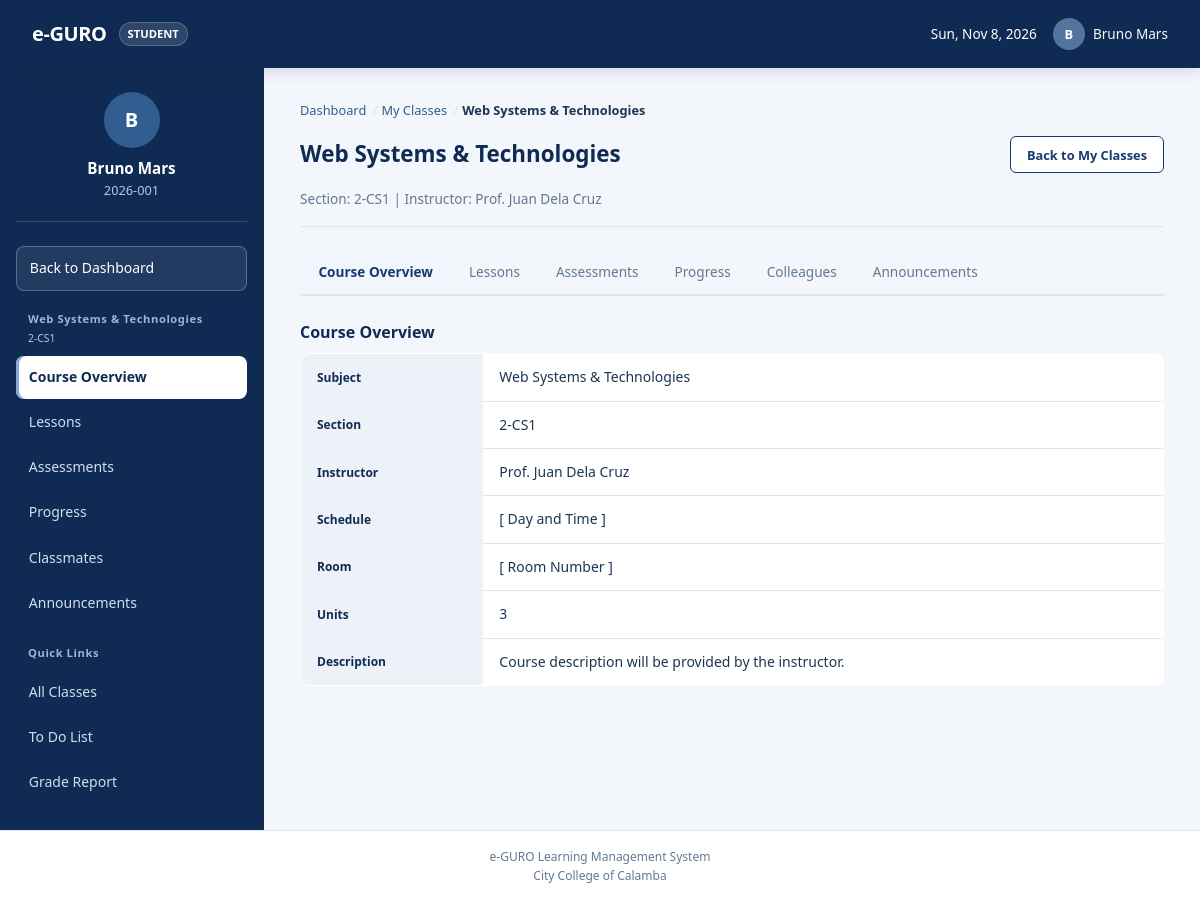
The page /student/class-details.php?id=1 (signed in) on the database its author committed.
### tables this page shows
CREATE TABLE IF NOT EXISTS `classes` (
    `id` INT AUTO_INCREMENT PRIMARY KEY,
    `code` VARCHAR(50) NOT NULL UNIQUE,
    `name` VARCHAR(150) NOT NULL,
    `teacher_id` INT NULL,
    `fiscal_year` VARCHAR(50) DEFAULT '2026-2027',
    `semester` VARCHAR(50) DEFAULT '1st Semester',
    `created_at` DATETIME DEFAULT CURRENT_TIMESTAMP,
    FOREIGN KEY (`teacher_id`) REFERENCES `users`(`id`) ON DELETE SET NULL
);

CREATE TABLE IF NOT EXISTS `users` (
    `id` INT AUTO_INCREMENT PRIMARY KEY,
    `user_code` VARCHAR(50) NOT NULL UNIQUE,
    `full_name` VARCHAR(150) NOT NULL,
    `email` VARCHAR(150) NOT NULL UNIQUE,
    `password` VARCHAR(255) NOT NULL,
    `role` ENUM('admin', 'dean', 'teacher', 'student') NOT NULL,
    `created_at` DATETIME DEFAULT CURRENT_TIMESTAMP
);

### includes/auth.php (called while the page is built, shortened)
<?php
function current_user(): ?array
{
    if (!empty($_SESSION['user'])) {
        return $_SESSION['user'];
    }
    return null;
}

### includes/student_data.php (called while the page is built, shortened)
<?php
function get_class_by_id(int $id): ?array
{
    $user = current_user();
    $pdo = Database::connect();
    $stmt = $pdo->prepare(
        'SELECT c.id, c.code AS section, c.name AS subject, u.full_name AS teacher
         FROM class_enrollments ce
         JOIN classes c ON c.id = ce.class_id
         LEFT JOIN users u ON u.id = c.teacher_id
         WHERE ce.student_id = ? AND c.id = ?'
    );
    $stmt->execute([$user['id'], $id]);
    return $stmt->fetch() ?: null;
}

### student/class-details.php (the view, shortened to what this page needs)
<?php
$class = get_class_by_id((int) ($_GET['id'] ?? 0));
$classId    = (int) $class['id'];
$activeTab  = $_GET['tab'] ?? 'overview';
$classContext = [
    'id'      => $classId,
    'subject' => $class['subject'],
    'section' => $class['section'],
];
$tabs = [
    'overview'      => 'Course Overview',
    'lessons'       => 'Lessons',
    'assessments'   => 'Assessments',
    'progress'      => 'Progress',
    'colleagues'    => 'Colleagues',
    'announcements' => 'Announcements',
];
include __DIR__ . '/../includes/header.php';
include __DIR__ . '/../includes/sidebar.php';
?>
<main class="main-content">
    <nav class="breadcrumb" aria-label="Breadcrumb">
        <ol>
            <li><a href="dashboard.php">Dashboard</a></li>
            <li><a href="my-class.php">My Classes</a></li>
            <li class="current"><?= e($class['subject']) ?></li>
        </ol>
    </nav>
    <div class="class-header">
        <div class="class-header-info">
            <h2><?= e($class['subject']) ?></h2>
            <p class="class-meta">Section: <?= e($class['section']) ?>  |  Instructor: <?= e($class['teacher']) ?></p>
        </div>
        <a href="my-class.php" class="btn-back">Back to My Classes</a>
    </div>
    <nav class="tab-nav" aria-label="Class sections">
        <?php foreach ($tabs as $key => $label): ?>
            <a href="class-details.php?id=<?= $classId ?>&tab=<?= $key ?>"
               class="tab-link <?= $key === $activeTab ? 'active' : '' ?>"
               <?= $key === $activeTab ? 'aria-current="page"' : '' ?>>
                <?= e($label) ?>
            </a>
        <?php endforeach; ?>
    </nav>
    <div class="tab-content">
    <?php if ($activeTab === 'overview'): ?>
        <section class="tab-panel">
            <h3>Course Overview</h3>
        </section>
    <?php endif; ?>
    </div>
</main>
<?php include __DIR__ . '/../includes/footer.php'; ?>

### includes/sidebar.php (shortened to what this page needs)
<?php
$user         = $user ?? current_user();
$role         = strtolower($user['role'] ?? 'student');
$avatarInitial = strtoupper(substr((string) ($user['name'] ?? 'U'), 0, 1));
$classContext = $classContext ?? null;
$activeTab    = $activeTab ?? null;
?>
<nav class="sidebar" aria-label="<?= e(ucfirst($role)) ?> navigation">
    <div class="sidebar-profile">
        <span class="user-avatar user-avatar-large" aria-hidden="true"><?= e($avatarInitial) ?></span>
        <h3><?= e($user['name'] ?? 'User Name') ?></h3>
        <p><?= e($user['student_id'] ?? $user['user_code'] ?? 'ID: 2026-0001') ?></p>
    </div>
    <?php if ($role === 'student' && $classContext): ?>
        <div class="sidebar-back-link">
            <a href="dashboard.php" class="btn-sidebar-back">Back to Dashboard</a>
        </div>
        <div class="nav-section-title">
            <?= e($classContext['subject']) ?>
            <span class="nav-section-subtitle"><?= e($classContext['section']) ?></span>
        </div>
        <ul>
            <?php
            $classTabs = [
                'overview'      => 'Course Overview',
                'lessons'       => 'Lessons',
                'assessments'   => 'Assessments',
                'progress'      => 'Progress',
                'colleagues'    => 'Classmates',
                'announcements' => 'Announcements',
            ];
            foreach ($classTabs as $tabKey => $tabLabel):
            ?>
                <li>
                    <a href="class-details.php?id=<?= (int) $classContext['id'] ?>&tab=<?= $tabKey ?>"
                       class="<?= ($activeTab ?? ($_GET['tab'] ?? 'overview')) === $tabKey ? 'active' : '' ?>"
                       <?= ($activeTab ?? ($_GET['tab'] ?? 'overview')) === $tabKey ? 'aria-current="page"' : '' ?>>
                        <span><?= e($tabLabel) ?></span>
                    </a>
                </li>
            <?php endforeach; ?>
        </ul>
        <div class="nav-section-title">Quick Links</div>
        <ul>
            <li><a href="my-class.php"><span>All Classes</span></a></li>
            <li><a href="todo.php"><span>To Do List</span></a></li>
            <li><a href="grade-report.php"><span>Grade Report</span></a></li>
        </ul>
    <?php endif; ?>
</nav>

### rows shown on the page
classes: name "Web Systems & Technologies", code "2-CS1", teacher.full_name "Prof. Juan Dela Cruz"

### other values the page prints
$user['role'] "STUDENT"
$avatarInitial "B"
$user['name'] "Bruno Mars"
$user['student_id'] "2026-001"
$tabLabel "Course Overview"
$tabLabel "Lessons"
$tabLabel "Assessments"
$tabLabel "Progress"
$tabLabel "Classmates"
$tabLabel "Announcements"
$label "Course Overview"
$label "Lessons"
$label "Assessments"
$label "Progress"
$label "Colleagues"
